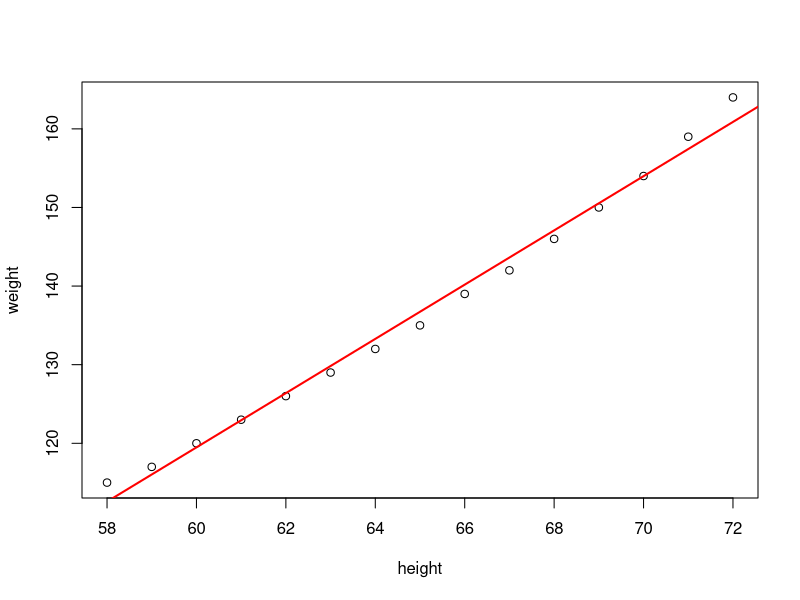
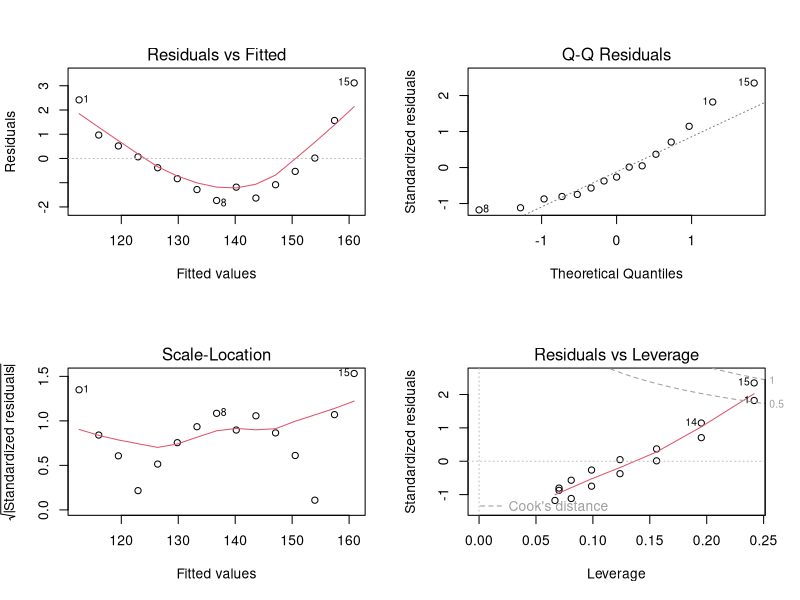
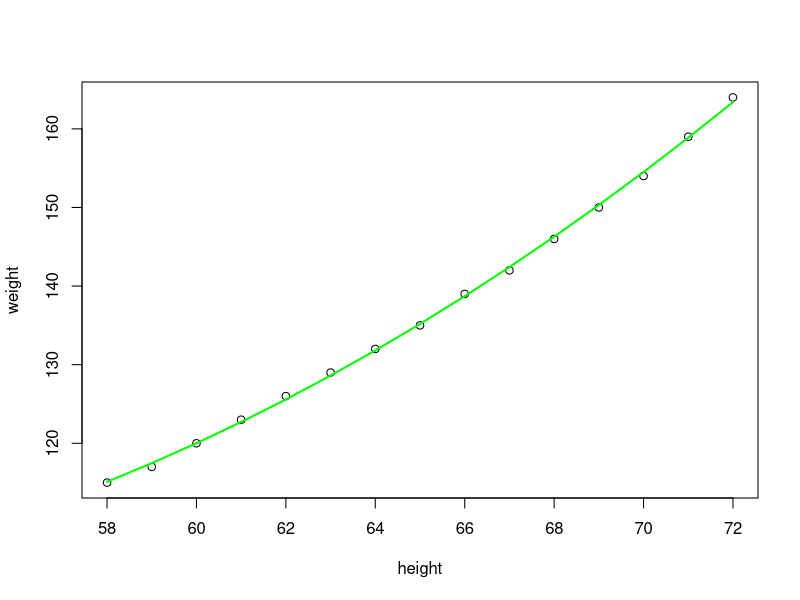
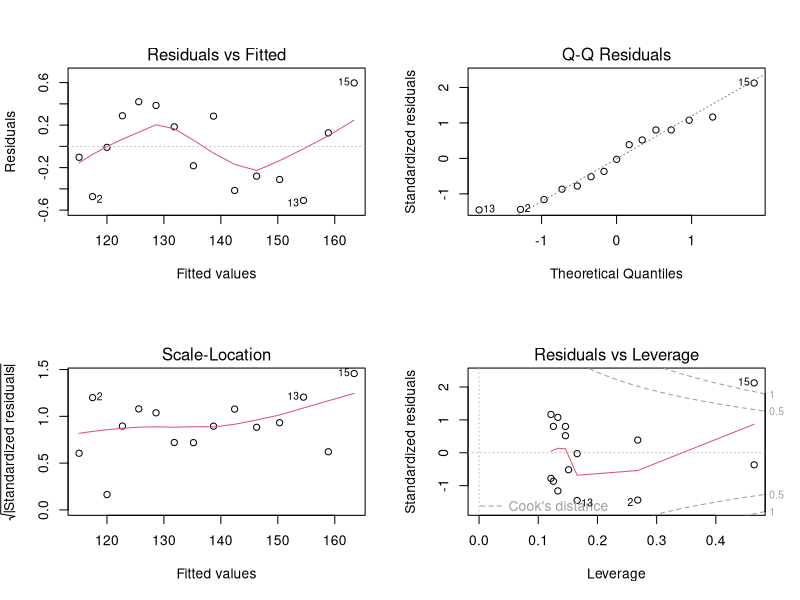
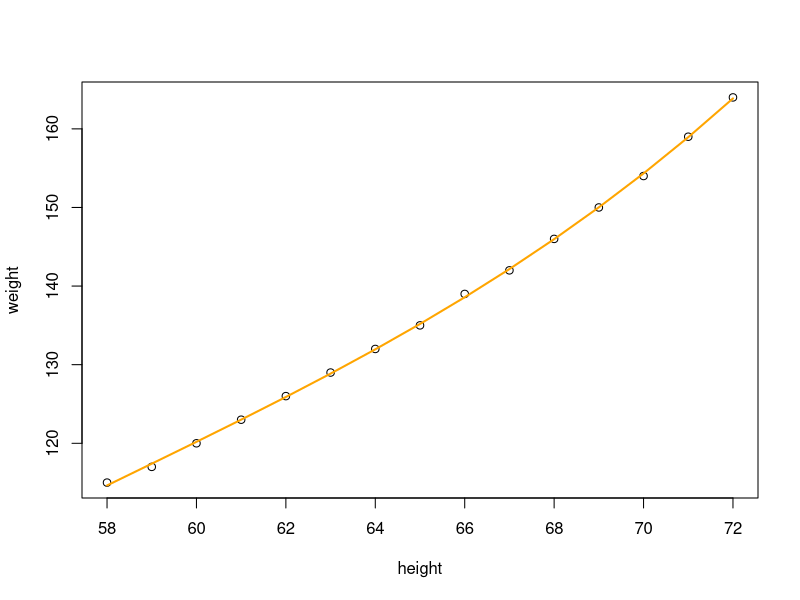
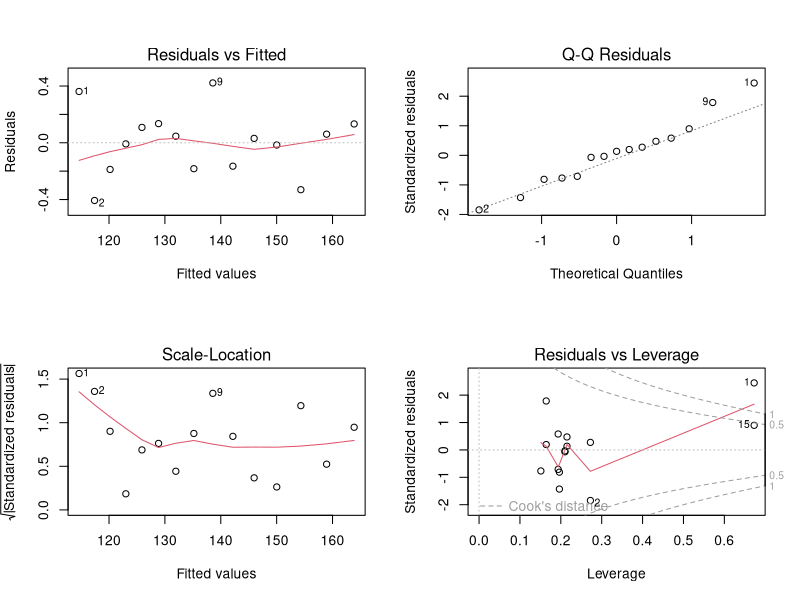

Generate these figures, in order, with R:
# Polynomial Regression
women
View(women) # height(inch), weight(lbs)

# 신장에 따른 몸무게
plot(weight~height, data=women)
fit <- lm(weight~height, data=women)
abline(fit, col="red", lwd=2)

summary(fit)
cor.test(women$weight, women$height)

par(mfrow=c(2,2))
plot(fit) # 정규성(2-x), 독립성, 선형성(1-x), 등분산성(3-o)
par(mfrow=c(1,1))

fit2 <- lm(weight~height + I(height^2), data=women)
plot(weight~height, data=women)
lines(women$height, fitted(fit2), col="green", lwd=2)

summary(fit2)
par(mfrow=c(2,2))
plot(fit2) # 정규성(2-o), 독립성, 선형성(1-o), 등분산성(3-o)
par(mfrow=c(1,1))

fit3 <- lm(weight~height + I(height^2) + I(height^3), data=women)
plot(weight~height, data=women)
lines(women$height, fitted(fit3), col="orange", lwd=2)

summary(fit3)
par(mfrow=c(2,2))
plot(fit3) # 정규성(2-x), 독립성, 선형성(1-o), 등분산성(3-o)
par(mfrow=c(1,1))
